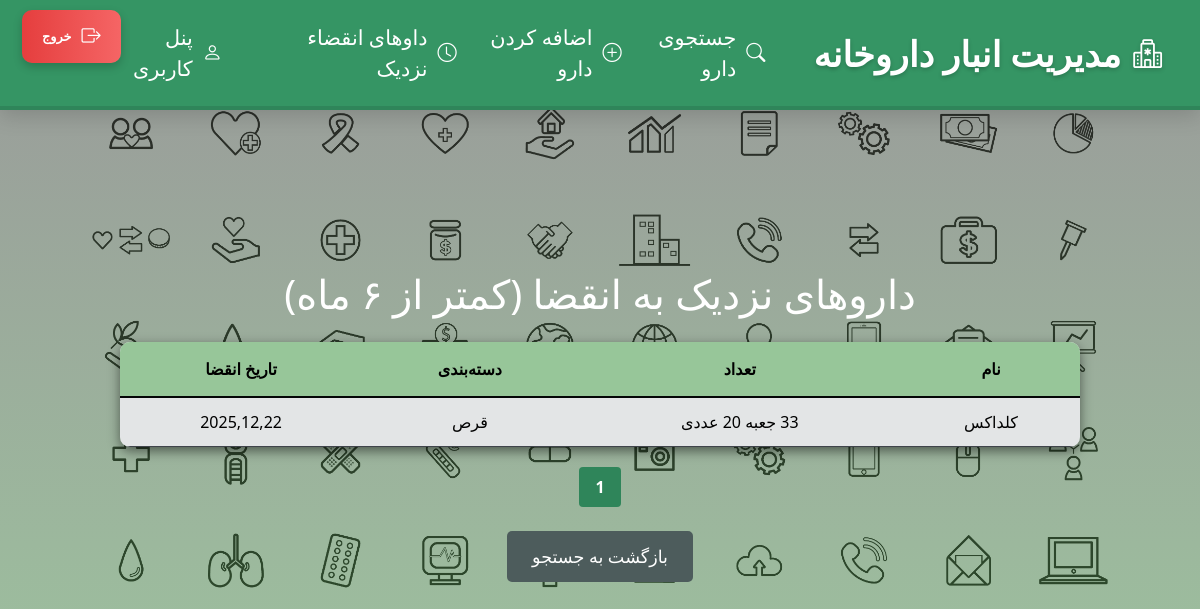
Screenshot of /expired-drugs (signed in) with the database file from the repository.
### index_module/models.py (models this page shows, shortened)
class Drugs(models.Model):
    name = models.CharField(max_length=200, verbose_name='نام دارو')
    category = models.CharField(max_length=200, verbose_name='دسته بندی دارو', null=True, blank=True)
    expiration_date = models.DateField(verbose_name='تاریخ انقضا دارو', null=True, blank=True)
    number = models.CharField(max_length=200 , verbose_name='تعداد دارو')
    description = models.CharField(max_length=400, verbose_name='توضیحات برای این دارو', null=True, blank=True)
    date_in_warehouse = models.CharField(max_length=200,verbose_name='تاریخ ورود دارو به انبار', null=True, blank=True)
    user = models.ForeignKey(settings.AUTH_USER_MODEL, on_delete=models.CASCADE, related_name='drugs', null=True)
    class Meta:
        verbose_name = 'داروها'
        verbose_name_plural = 'داروهای داروخانه'

### index_module/views.py (the view)
# urls.py: path('expired-drugs' , views.ExpiredDrugsView.as_view() , name = 'expired-drugs'),
class ExpiredDrugsView(LoginRequiredMixin,ListView):
    model = Drugs
    template_name = 'index_module/expired_drugs.html'
    context_object_name = 'expired_medicines'
    paginate_by = 5
    def get_queryset(self):
        today = timezone.now().date()
        six_month_later = today + timedelta(days=180)
        return Drugs.objects.filter(user=self.request.user,expiration_date__lte=six_month_later)
    def get_context_data(self, **kwargs):
        context = super().get_context_data(**kwargs)
        context['six_month_later'] = timezone.now().date() + timedelta(days=180)
        return context

### index_module/templates/index_module/expired_drugs.html (shortened to what this page needs)
{% extends 'shared/base.html' %}
{% block content %}
    <div class="container mt-5">
        <h2 class="text-white text-center mb-4 animated-title">داروهای نزدیک به انقضا (کمتر از ۶ ماه)</h2>
        {% if expired_medicines %}
            <div class="table-container">
                <table class="table-modern">
                    <thead>
                        <tr>
                            <th>نام</th>
                            <th>تعداد</th>
                            <th>دسته‌بندی</th>
                            <th>تاریخ انقضا</th>
                        </tr>
                    </thead>
                    <tbody>
                        {% for medicine in expired_medicines %}
                            <tr>
                                <td title="{{ medicine.name }}">{{ medicine.name|truncatechars:15 }}</td>
                                <td title="{{ medicine.number }}">{{ medicine.number|truncatechars:15 }}</td>
                                <td title="{{ medicine.category }}">{{ medicine.category|default:"ندارد"|truncatechars:15 }}</td>
                                <td title="{{ medicine.expiration_date }}">{{ medicine.expiration_date|date:"Y,m,d"|truncatechars:15 }}</td>
                            </tr>
                        {% endfor %}
                    </tbody>
                </table>
            </div>
        {% else %}
            <div class="alert alert-info text-white text-center p-4">
                هیچ دارویی با تاریخ انقضا نزدیک وجود ندارد.
            </div>
        {% endif %}
        <div class="pagination">
            {% for pageNumber in paginator.page_range %}
                {% if page_obj.number == pageNumber %}
                    <span class="current-page">{{ pageNumber }}</span>
                {% else %}
                    <a href="?page={{ pageNumber }}{% if search_query %}&q={{ search_query }}{% endif %}">{{ pageNumber }}</a>
                {% endif %}
            {% endfor %}
        </div>
        <div class="text-center mt-4">
            <a href="{% url 'search_drug' %}" class="btn-modern">بازگشت به جستجو</a>
        </div>
    </div>
{% endblock %}

### index_module/templates/index_module/expired_drugs.html (style rules this page uses)
.container { max-width: 1000px; margin: 50px auto; padding: 20px; }
.animated-title { font-size: 2.5rem; color: #ffffff; animation: fadeIn 1s ease-in-out; }
.table-container { overflow-x: auto; border-radius: 10px; box-shadow: 0 4px 12px rgba(0, 0, 0, 0.5); }
.table-modern { width: 100%; border-collapse: separate; border-spacing: 0; background-color: #e3e5e6; color: #000000; }
.pagination { display: flex; justify-content: center; margin-top: 20px; gap: 10px; }
.pagination .current-page { background-color: #2f855a; color: #ffffff; padding: 8px 16px; border-radius: 4px; font-weight: bold; }
.table-modern th { background-color: #97c699; padding: 15px; text-align: center; border-bottom: 2px solid #050607; font-weight: bold; }
.table-modern td { padding: 12px; text-align: center; vertical-align: middle; border-bottom: 1px solid #40444b; }
.btn-modern { background-color: #4d5c5c; color: #ffffff; padding: 12px 25px; border: none; border-radius: 5px; text-decoration: none; font-size: 1.1rem; transition: all 0.3s ease; display: inline-block; }

### rows the page displays
Drugs: name "کلداکس", number "33 جعبه 20 عددی", category "قرص", expiration_date "2025,12,22"

### other values shown
{{ pageNumber }} "1"
